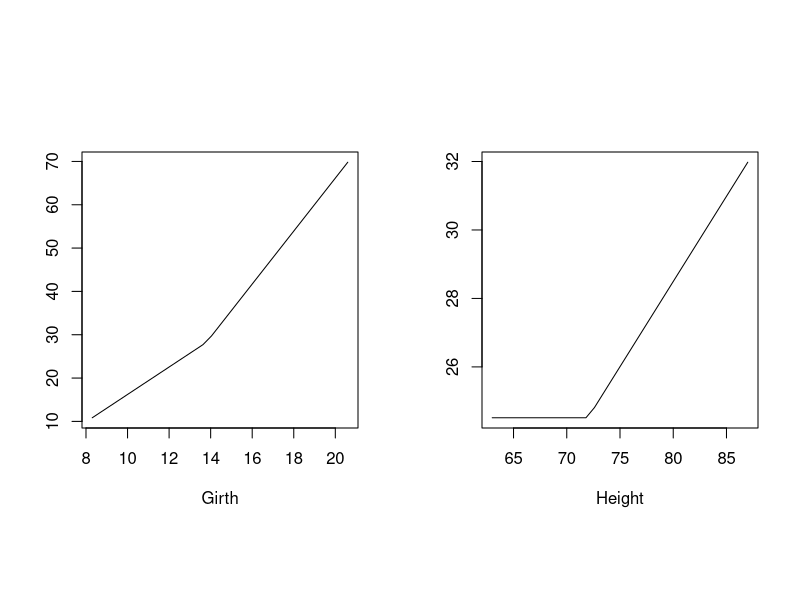

This figure's R source:
library(mda)


### Name: mars
### Title: Multivariate Adaptive Regression Splines
### Aliases: mars
### Keywords: smooth

### ** Examples

data(trees)
fit1 <- mars(trees[,-3], trees[3])
showcuts <- function(obj)
{
  tmp <- obj$cuts[obj$sel, ]
  dimnames(tmp) <- list(NULL, names(trees)[-3])
  tmp
}
showcuts(fit1)

## examine the fitted functions
par(mfrow=c(1,2), pty="s")
Xp <- matrix(sapply(trees[1:2], mean), nrow(trees), 2, byrow=TRUE)
for(i in 1:2) {
  xr <- sapply(trees, range)
  Xp1 <- Xp; Xp1[,i] <- seq(xr[1,i], xr[2,i], len=nrow(trees))
  Xf <- predict(fit1, Xp1)
  plot(Xp1[ ,i], Xf, xlab=names(trees)[i], ylab="", type="l")
}
